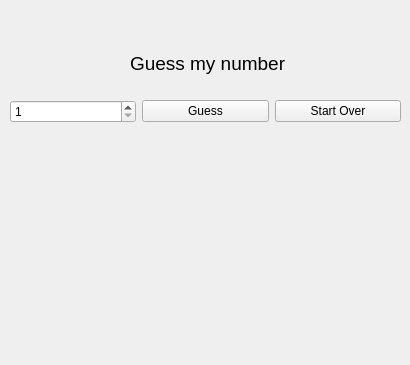
<?xml version="1.0" encoding="UTF-8"?>
<ui version="4.0">
 <class>Widget</class>
 <widget class="QWidget" name="Widget">
  <property name="geometry">
   <rect>
    <x>0</x>
    <y>0</y>
    <width>410</width>
    <height>365</height>
   </rect>
  </property>
  <property name="windowTitle">
   <string>Widget</string>
  </property>
  <widget class="QLabel" name="label">
   <property name="geometry">
    <rect>
     <x>130</x>
     <y>10</y>
     <width>161</width>
     <height>106</height>
    </rect>
   </property>
   <property name="font">
    <font>
     <pointsize>14</pointsize>
    </font>
   </property>
   <property name="text">
    <string>Guess my number</string>
   </property>
  </widget>
  <widget class="QWidget" name="">
   <property name="geometry">
    <rect>
     <x>10</x>
     <y>100</y>
     <width>391</width>
     <height>241</height>
    </rect>
   </property>
   <layout class="QVBoxLayout" name="verticalLayout">
    <item>
     <layout class="QHBoxLayout" name="horizontalLayout">
      <item>
       <widget class="QSpinBox" name="spinBox">
        <property name="minimum">
         <number>1</number>
        </property>
        <property name="maximum">
         <number>10</number>
        </property>
       </widget>
      </item>
      <item>
       <widget class="QPushButton" name="guessButton">
        <property name="text">
         <string>Guess</string>
        </property>
       </widget>
      </item>
      <item>
       <widget class="QPushButton" name="startOverButton">
        <property name="text">
         <string>Start Over</string>
        </property>
       </widget>
      </item>
     </layout>
    </item>
    <item>
     <widget class="QLabel" name="messageLabel">
      <property name="font">
       <font>
        <pointsize>16</pointsize>
       </font>
      </property>
      <property name="text">
       <string/>
      </property>
     </widget>
    </item>
   </layout>
  </widget>
 </widget>
 <resources/>
 <connections/>
</ui>
